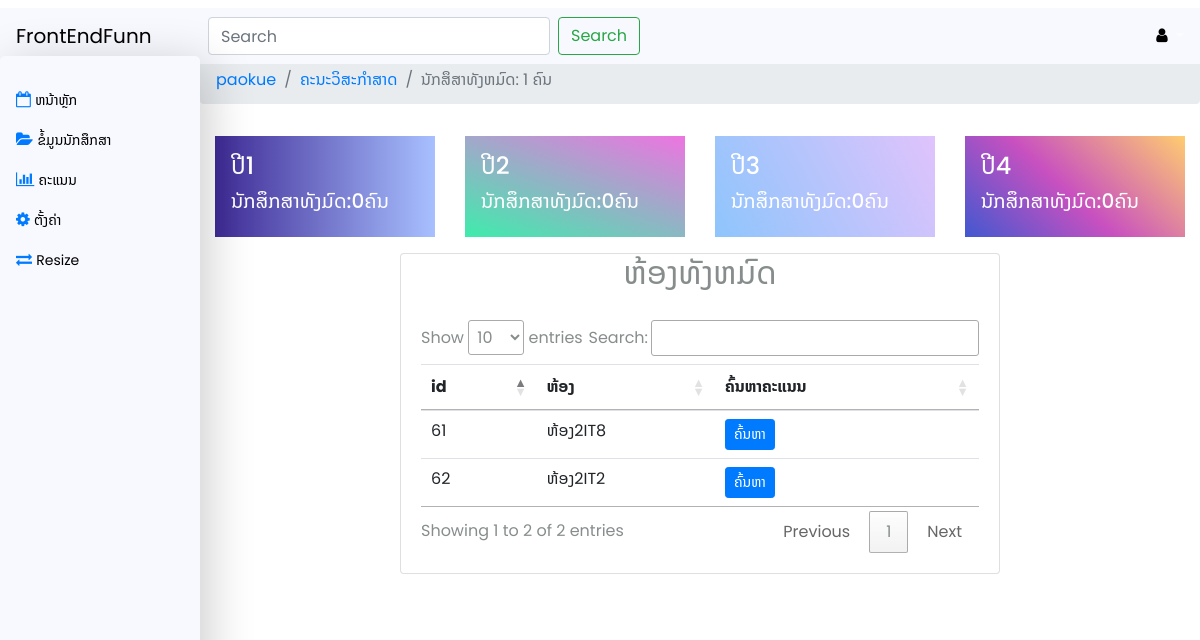
The app's page /st_score.php (signed in) with its own data.
### tables this page shows
CREATE TABLE `class1` (
  `C_id` int(11) NOT NULL,
  `C_name` varchar(20) NOT NULL
);

### st_score.php (the view, shortened to what this page needs)
<?php
require 'inclu/header.php';
require 'inclu/navbar.php';
require 'inclu/config.php';
?>
    <div class="wrapper d-flex">
        <?php
        require 'inclu/siderbar.php';
        ?>
        <div class="content">
           <?php
           require 'inclu/card.php';?>
           <div class="d-flex justify-content-center ">
           <div class="card"  style="width: 600px;">
                <div class="text-center">
                <h2>ຫ້ອງທັງຫມົດ</h2>
                </div>
                    <div class="card-body">
                    <table class="table" id="table">
                        <thead>
                            <tr>
                            <th>id</th>
                            <th>ຫ້ອງ</th>
                            <th>ຄົ້ນຫາຄະແນນ</th>
                            </tr>
                        </thead>
                        <tbody>
                        <?php
                        $sql=mysqli_query($connect,"SELECT*FROM class1");
                        while($row=mysqli_fetch_assoc($sql)){
                        ?>
                            <tr>
                                <td><?=$row['C_id']?></td>
                                <td><?=$row['C_name']?></td>
                                <td><button type="button" class="btn btn-primary btn-sm btnscore">ຄົ້ນຫາ</button></td>
                            </tr>
                            <?php }?>
                        </tbody>
                    </table>
                    </div>
                </div>
                </div>
        </div>
    </div>
    <?php
     require 'inclu/footer.php';
     ?>
<button type="button" class="btn btn-primary" data-toggle="modal" data-target="#addscoreModal" style="font-family: Noto Sans Lao;">
</button>

### css/style.css (style rules this page uses)
.text-mattGray, body, .nav-link .icon, .nav-link .text { color: #878d8d; }
* { font-family: 'Poppins', sans-serif,'Noto Sans Lao'; }
body { height: 1000px; }
.wrapper { margin-top: 3.5rem; }
.wrapper .content { width: 100%; margin-left: 0rem; -webkit-transition: all ease 0.25s; transition: all ease 0.25s; }
@media (min-width: 992px) { .wrapper .content { margin-left: 12.5rem; } }

### records on screen
class1: C_id "61", C_name "ຫ້ອງ2IT8"
class1: C_id "62", C_name "ຫ້ອງ2IT2"

### other values on screen
$_SESSION['user_name'] "paokue"
$g "1"
$g1 "0"
